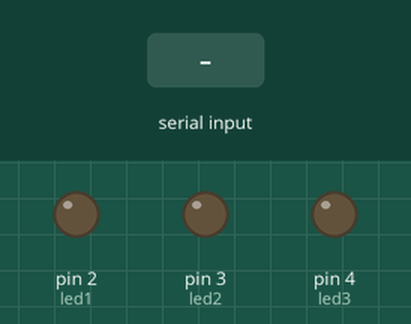
Recording of a sketch running on a simulated Arduino Uno, built with avr-gcc and run on an emulated ATmega328P. Parts: output pins drawn as LEDs (lit = HIGH). Inputs (shaded band) come from the test bench. What the sketch prints to the serial monitor is not drawn.

Above: at 1.2 s.
1.3 s: "a" received over the second serial link
At 1.6 s:
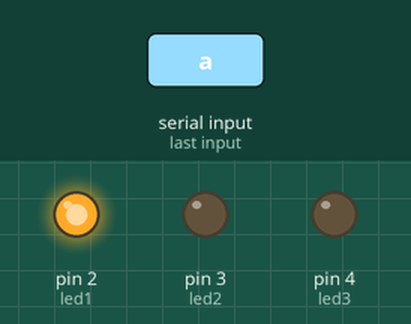
2.8 s: "b" received over the second serial link
At 3.9 s:
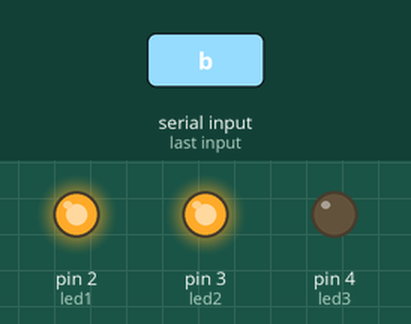
4.3 s: "A" received over the second serial link
At 5.0 s:
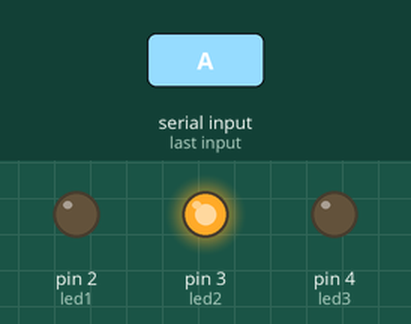
5.8 s: "c" received over the second serial link
At 6.2 s:
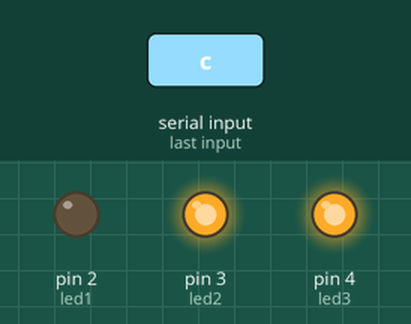
7.3 s: "B" received over the second serial link
At 8.5 s:
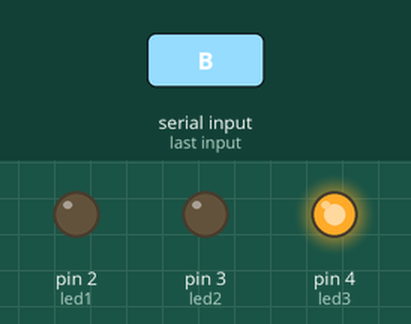
8.8 s: "d" received over the second serial link
At 9.7 s:
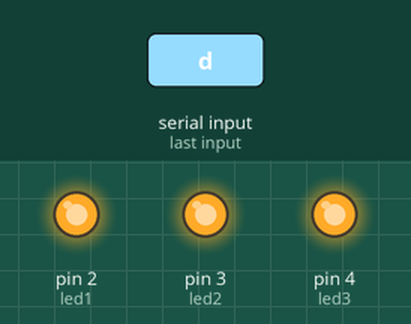
Timing chart, 0 to 11.3 s (numbered marks = the images above; inputs shaded):
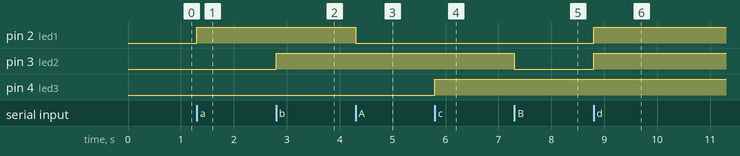

The sketch:

leds_bluetooth.ino
```cpp
#include <SoftwareSerial.h>

SoftwareSerial miBT(7, 8); // RX(recepcion) , TX (transmission)
                           //TX de modulo a RX(7), RX de modulo a Tx(8)
int led1 = 2;
int led2 = 3;
int led3 = 4;


char myChar;
void setup() {
  Serial.begin(9600);
  Serial.println("mon serie");

  miBT.begin(9600);
  miBT.println("CONEXION EXITOSA");

  pinMode(led1, OUTPUT);
  pinMode(led2, OUTPUT);
  pinMode(led3, OUTPUT);


}

void loop() {
  if (miBT.available()) {
    myChar = miBT.read();

    switch (myChar) {
      case 'a':
        digitalWrite(led1, HIGH);
        break;

      case 'A':
        digitalWrite(led1, LOW);
        break;


      case 'b':
        digitalWrite(led2, HIGH);
        break;

      case 'B':
        digitalWrite(led2, LOW);
        break;

      case 'c':
        digitalWrite(led3, HIGH);
        break;

      case 'C':
        digitalWrite(led3, LOW);
        break;


      case 'd':
        digitalWrite(led1, HIGH);
        digitalWrite(led2, HIGH);
        digitalWrite(led3, HIGH);
        break;

      case 'D':
        digitalWrite(led1, LOW);
        digitalWrite(led2, LOW);
        digitalWrite(led3, LOW);
        break;


    }

  }

}
```

Measured:
- after the input at 1.3 s, pin 2 (led1): LOW → HIGH at once
- after the input at 2.8 s, pin 3 (led2): LOW → HIGH at once
- after the input at 4.3 s, pin 2 (led1): HIGH → LOW at once
- after the input at 5.8 s, pin 4 (led3): LOW → HIGH at once
- after the input at 7.3 s, pin 3 (led2): HIGH → LOW at once
- after the input at 8.8 s, pin 2 (led1), pin 3 (led2): LOW → HIGH at once
